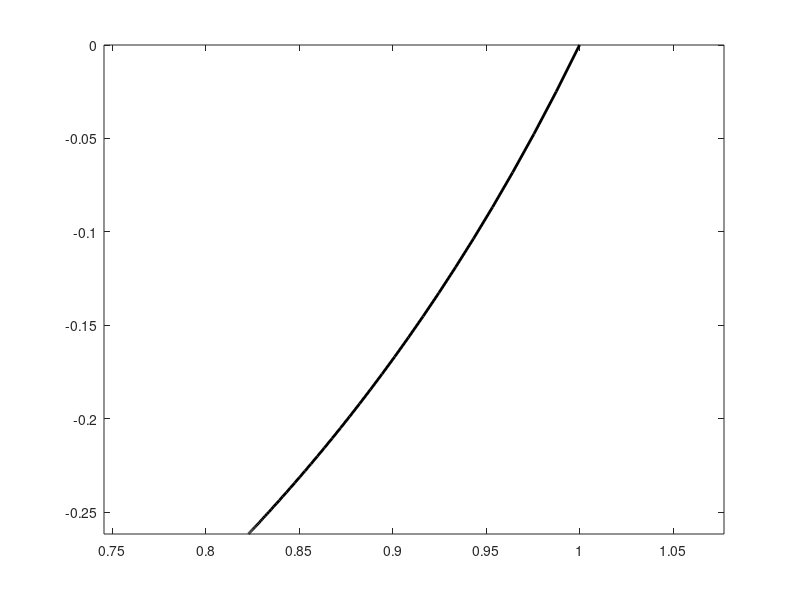

The MATLAB source for this figure: (Note: this script raises an error after producing the figure.)
%**************************************************************************
%*     Example  9.1                                                       *
%*     filename: ch09pr01.m                                               *
%*     program listing number: 9.1                                        *
%*                                                                        *
%*     This program solves a two-dimensional non-linear equation          *
%*     by newton-raphson method.                                          *
%*                                                                        *
%*     Programed by Ryoichi Kawai for Computational Physics Course.       *
%*     Last modification:  02/04/2015.                                    *
%**************************************************************************
clear all;

% set a tolerance
tol = 1.0e-8;

% step factor (between 0 and 1)
a = 0.1;

%define functions
f1 = @(x,y) 2*x + 3*x*y - 1;
f2 = @(x,y) x*y + 3*y + 1;

%define Jacobian
J11 = @(x,y) 2+3*y;
J12 = @(x,y) 3*x;
J21 = @(x,y) y;
J22 = @(x,y) x+3;

% iniital guess
x(1) = 1;
y(1) = 0;

b=[[-f1(x(1),y(1))]; [-f2(x(1),y(1))]];
err=sqrt(b(1)*b(1)+b(2)*b(2));
if err < tol
    found = true;
else
    found = false;
end
n=1;

while not(found)
    % Construct linear equation
    A(1,1)=J11(x(n),y(n));
    A(1,2)=J12(x(n),y(n));
    A(2,1)=J21(x(n),y(n));
    A(2,2)=J22(x(n),y(n));
    % solve the linear equation
    z=A\b;
    x(n+1)=x(n)+a*z(1);
    y(n+1)=y(n)+a*z(2);
    
    % check error
    b =[[-f1(x(n+1),y(n+1))];[-f2(x(n+1),y(n+1))]];
    err=sqrt(b(1)*b(1)+b(2)*b(2));

    if err < tol
       found = true;
    else
       n=n+1;
    end
end

p=plot(x,y);
set(p,'linewidth',2,'color','black')
axis equal
xlabel(texlabel('x'),'fontsize',14)
ylabel(texlabel('y'),'fontsize',14)

xa = (-1+sqrt(7))/2;
ya = (-5+sqrt(7))/9;
fprintf('Iternations = %d\n',n)
fprintf('Solution= %d, %d\n',x(n),y(n))
fprintf('   Exact= %d, %d\n',xa,ya)
fprintf('err= %f\n',err)
